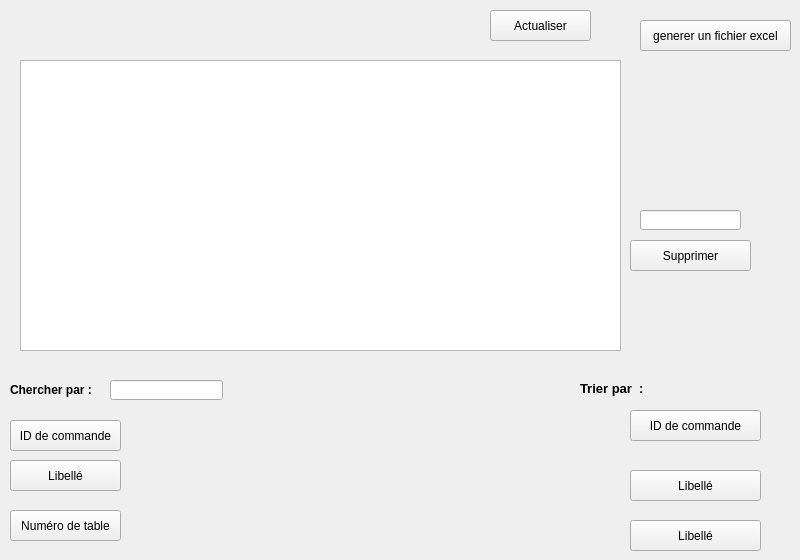
        <widget class="QWidget" name="tab_27">
         <attribute name="title">
          <string>Consulter</string>
         </attribute>
         <widget class="QTableView" name="tableView_8F">
          <property name="geometry">
           <rect>
            <x>20</x>
            <y>60</y>
            <width>601</width>
            <height>291</height>
           </rect>
          </property>
          <property name="text" stdset="0">
           <string>Libellé</string>
          </property>
         </widget>
         <widget class="QLineEdit" name="lineEdit_40F">
          <property name="geometry">
           <rect>
            <x>640</x>
            <y>210</y>
            <width>101</width>
            <height>20</height>
           </rect>
          </property>
         </widget>
         <widget class="QPushButton" name="pushButton_fadwa9">
          <property name="geometry">
           <rect>
            <x>630</x>
            <y>240</y>
            <width>121</width>
            <height>31</height>
           </rect>
          </property>
          <property name="text">
           <string>Supprimer</string>
          </property>
         </widget>
         <widget class="QPushButton" name="recher">
          <property name="geometry">
           <rect>
            <x>10</x>
            <y>420</y>
            <width>111</width>
            <height>31</height>
           </rect>
          </property>
          <property name="text">
           <string>ID de commande</string>
          </property>
         </widget>
         <widget class="QLineEdit" name="lineEdit_31F">
          <property name="geometry">
           <rect>
            <x>110</x>
            <y>380</y>
            <width>113</width>
            <height>20</height>
           </rect>
          </property>
         </widget>
         <widget class="QLabel" name="label_72">
          <property name="geometry">
           <rect>
            <x>580</x>
            <y>380</y>
            <width>81</width>
            <height>16</height>
           </rect>
          </property>
          <property name="font">
           <font>
            <pointsize>10</pointsize>
            <weight>75</weight>
            <bold>true</bold>
           </font>
          </property>
          <property name="text">
           <string>Trier par  :</string>
          </property>
         </widget>
         <widget class="QPushButton" name="pushButton_fadwa40">
          <property name="geometry">
           <rect>
            <x>630</x>
            <y>410</y>
            <width>131</width>
            <height>31</height>
           </rect>
          </property>
          <property name="text">
           <string>ID de commande</string>
          </property>
         </widget>
         <widget class="QPushButton" name="pushButton_fadwa41">
          <property name="geometry">
           <rect>
            <x>630</x>
            <y>470</y>
            <width>131</width>
            <height>31</height>
           </rect>
          </property>
          <property name="text">
           <string>Libellé</string>
          </property>
         </widget>
         <widget class="QLabel" name="label_82">
          <property name="geometry">
           <rect>
            <x>10</x>
            <y>380</y>
            <width>101</width>
            <height>20</height>
           </rect>
          </property>
          <property name="font">
           <font>
            <weight>75</weight>
            <bold>true</bold>
           </font>
          </property>
          <property name="text">
           <string>Chercher par :</string>
          </property>
         </widget>
         <widget class="QPushButton" name="recher_2">
          <property name="geometry">
           <rect>
            <x>10</x>
            <y>460</y>
            <width>111</width>
            <height>31</height>
           </rect>
          </property>
          <property name="text">
           <string>Libellé</string>
          </property>
         </widget>
         <widget class="QPushButton" name="pushButton_fadwa43">
          <property name="geometry">
           <rect>
            <x>490</x>
            <y>10</y>
            <width>101</width>
            <height>31</height>
           </rect>
          </property>
          <property name="text">
           <string>Actualiser</string>
          </property>
         </widget>
         <widget class="QPushButton" name="pushButton_prix">
          <property name="geometry">
           <rect>
            <x>630</x>
            <y>520</y>
            <width>131</width>
            <height>31</height>
           </rect>
          </property>
          <property name="text">
           <string>Libellé</string>
          </property>
         </widget>
         <widget class="QPushButton" name="pushButton_ntab">
          <property name="geometry">
           <rect>
            <x>10</x>
            <y>510</y>
            <width>111</width>
            <height>31</height>
           </rect>
          </property>
          <property name="text">
           <string>Numéro de table</string>
          </property>
         </widget>
         <widget class="QPushButton" name="pushButton_exc">
          <property name="geometry">
           <rect>
            <x>640</x>
            <y>20</y>
            <width>151</width>
            <height>31</height>
           </rect>
          </property>
          <property name="text">
           <string>generer un fichier excel</string>
          </property>
         </widget>
        </widget>
